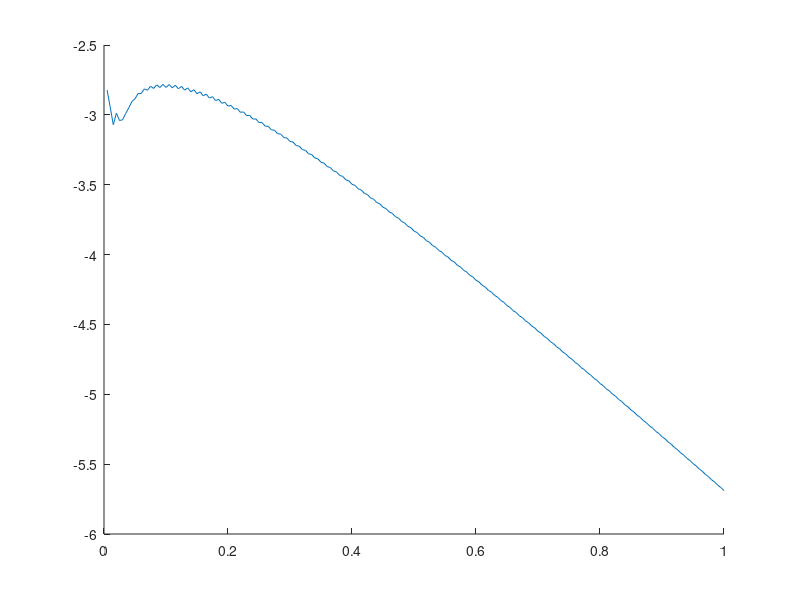

This chart was generated by the following MATLAB code: (Note: this script raises an error after producing the figure.)
function page19
%UN is the boundary condition 
%X is the x-axis of the plot
delta_t=0.005;
delta_x=0.1;
X=linspace(0,1,11);
UN=zeros(1,11);
for i=1:10
    UN(i)=X(i)*(1-X(i));
end
%get a new vector to update value for the time loop
UN1=UN;
%this segment of code is to use explicit method to approximately calculate
%U^n_j
u=UN;
m=linspace(1,1000,1000);
E=[];
for j =1:200
    for i = 1:10
        u(i)=sum(4./((m*pi()).^3).*(1-(-1).^m).*exp(-(m*pi()).^2*delta_t*j).*sin(m*pi()*X(i)));
    end
    for i = 2:10
            UN(i)=UN1(i)+delta_t/delta_x^2*(UN1(i+1)-2*UN1(i)+UN1(i-1));
    end
    UN1=UN;
    E=[E max(abs(UN-u))];
end
%the next segment of code is to calculate the accurate solution of u
t=linspace(0.005,1,200);
hold on
plot(t,log10(E))
%for the second plot
F=[];
delta_t=0.5*0.05^2;
delta_x=0.05;
X=linspace(0,1,1+1/delta_x);
UN=X.*(1-X);
UN1=UN;
u=UN;
for j =1:1/delta_t
    for i = 1:1/delta_x
        u(i)=sum(4./((m*pi()).^3).*(1-(-1).^m).*exp(-(m*pi()).^2*delta_t*j).*sin(m*pi()*X(i)));
    end
    for i = 2:(1/delta_x)
            UN(i)=UN1(i)+delta_t/delta_x^2*(UN1(i+1)-2*UN1(i)+UN1(i-1));
    end
    UN1=UN;
    F=[F max(abs(UN-u))];
end
t=linspace(0.005,1,1/delta_t);
plot(t,log10(F))
ylabel('log_{10}E^{n}')
xlabel('t_{n}')